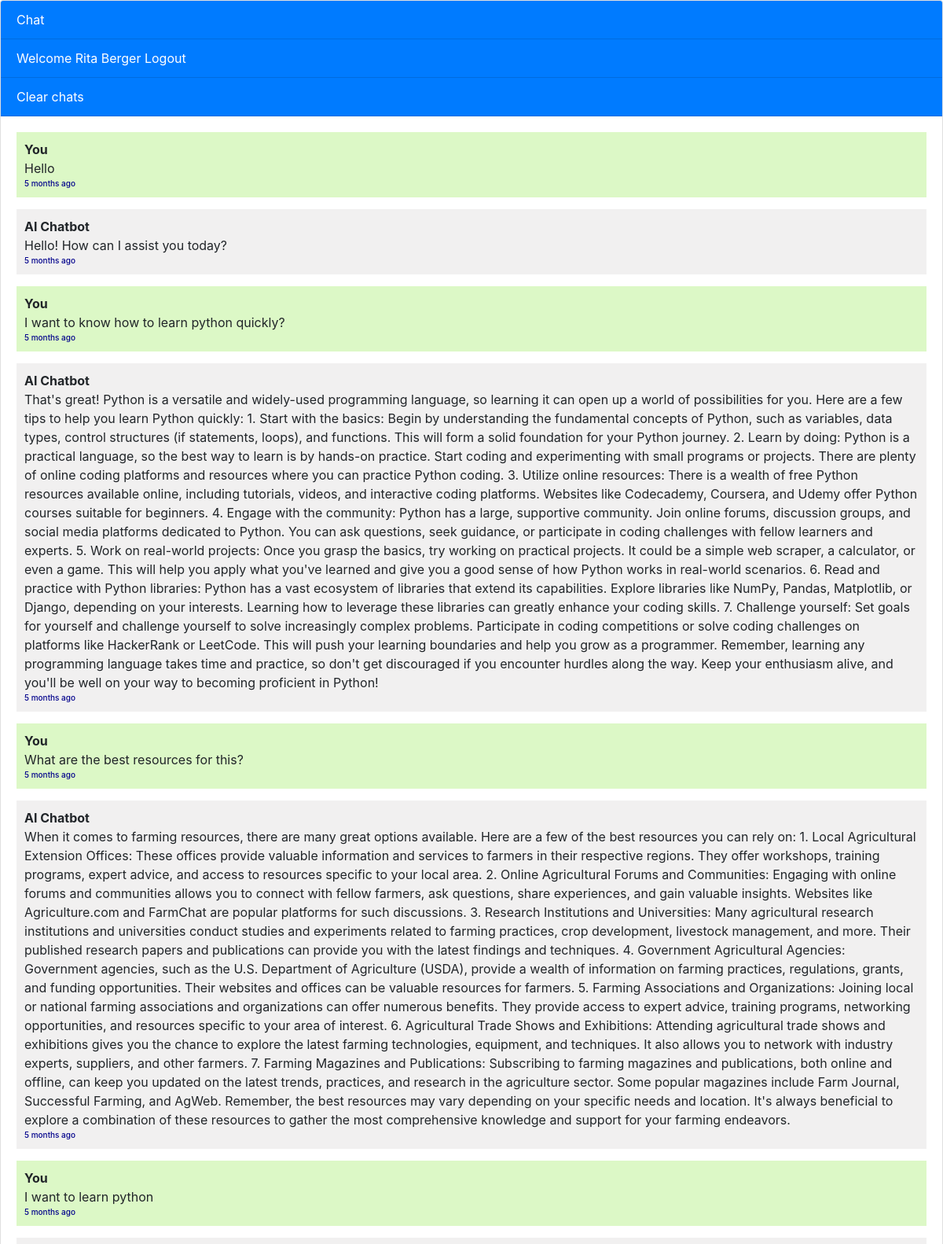
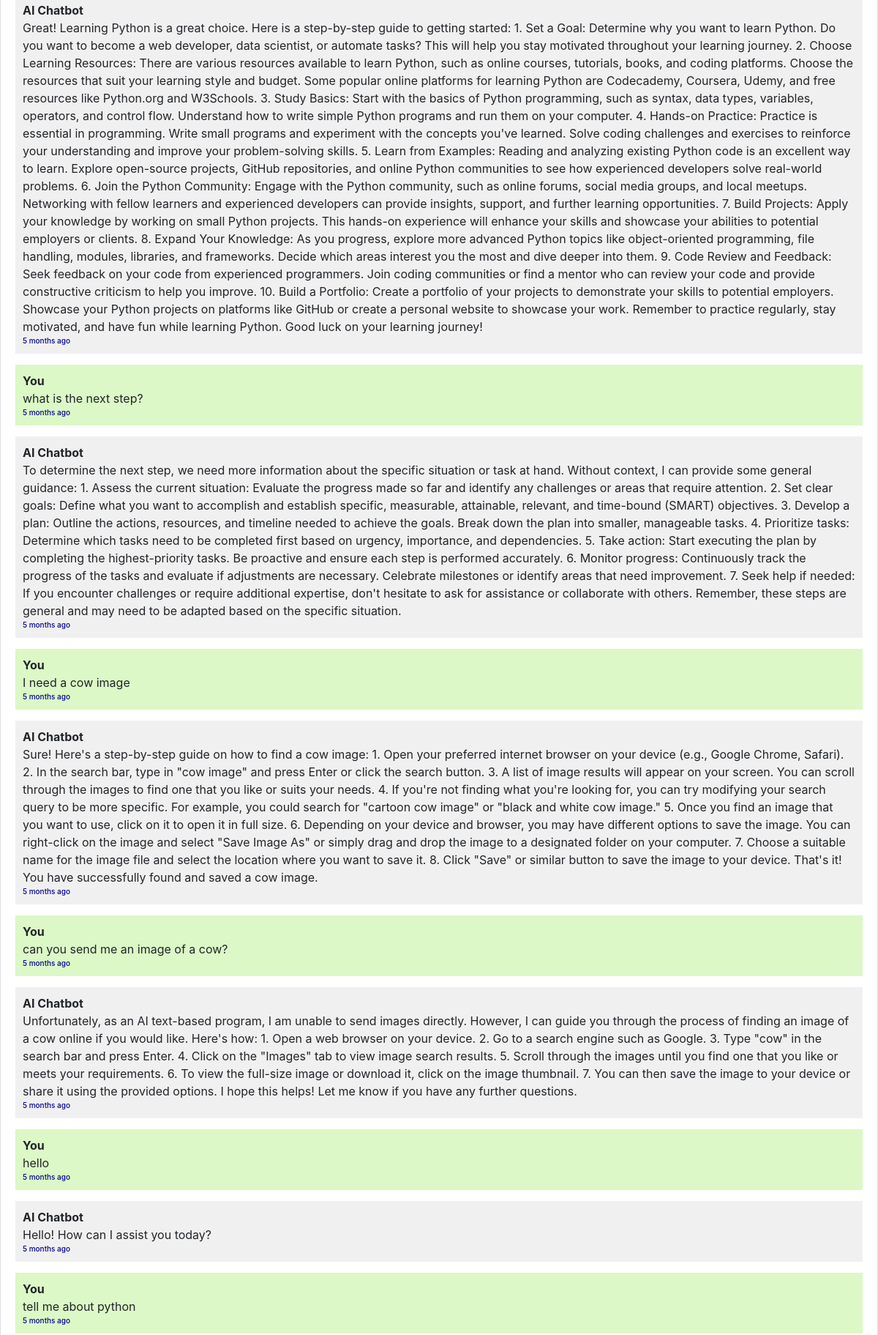
Page / (signed in, upper part) on the committed database (2 pictures, top to bottom).
### chatbot/models.py (models this page shows, shortened)
class User(AbstractUser):
    phone = models.CharField(max_length=200)
    REQUIRED_FIELDS = ["phone"]

class Chat(models.Model):
    user = models.ForeignKey(User, on_delete=models.CASCADE)
    message = models.TextField()
    response = models.TextField()
    created_at = models.DateTimeField(auto_now_add=True)

### chatbot/views.py (the view, shortened to what this page needs)
# urls.py: path("", views.chatbot, name="chatbot"),
def chatbot(request):
     if request.user.is_authenticated == False:
        return redirect("/logout")
     chats = Chat.objects.filter(user=request.user)
     return render(request, "chatbot.html", {'chats': chats})

### templates/chatbot.html (shortened to what this page needs)
{% extends 'base.html' %}
{% block content %}
{% load custom_template_tags %}
<div class="chat-container">
  <div class="card flex-grow-1">
    <div class="card-header bg-primary text-white">Chat</div>
    {% if user.is_authenticated %}
    <div class="card-header bg-primary text-white">Welcome {{user.first_name}} {{user.last_name}} <a style="color: white;"
        href="logout">Logout</a></div>
    {% else %}
    <div class="card-header bg-primary text-white"><a style="color: white;" href="login">Login</a> <a
        style="color: white;" href="register">Register</a></div>
    {% endif %}
    <div class="card-header bg-primary text-white"> <a style="color: white;" href="delete-chats">Clear chats</a></div>
    <div class="card-body messages-box">
      <ul class="list-unstyled messages-list">
        {% for chat in chats %}
        {% if chat.user == request.user %}
        <li class="message sent">
          <div class="message-text">
            <div class="message-sender">
              <b>You</b>
            </div>
            <div class="message-content">
              {{chat.message}} <br />
              <div style="font-size: 10px; color:darkblue; font-weight: 500;">{% time_ago chat.created_at %}</div>
            </div>
          </div>
        </li>
        <li class="message received">
          <div class="message-text">
            <div class="message-sender">
              <b>AI Chatbot</b>
            </div>
            <div class="message-content">
              {{chat.response}} <br />
              <div style="font-size: 10px;color:darkblue; font-weight: 500;">{% time_ago chat.created_at %}</div>
            </div>
          </div>
        </li>
        {% endif %}
        {% endfor %}
      </ul>
    </div>
    <br><br>
    <br><br>
    <br><br>
  </div>
</div>
{% endblock %}

### templates/base.html (shortened to what this page needs)
<!DOCTYPE html>
<html lang="en">
  <head>
    <link rel="stylesheet" href="https://stackpath.bootstrapcdn.com/bootstrap/4.3.1/css/bootstrap.min.css">
  </head>
  <body>
    {% block content %}{% endblock %}
  </body>
</html>

### templates/chatbot.html (style rules this page uses)
body, html { height: 100%; }
.messages-box { flex: 1; overflow-y: auto; }
.messages-list { padding-left: 0; }
.message { margin-bottom: 15px; list-style: none; }
.message-text { padding: 10px; border-radius: 5px; }
.sent { background-color: #dcf8c6; align-self: flex-end; }
.received { background-color: #f1f0f0; align-self: flex-start; }
.chat-container { height: 100%; display: flex; flex-direction: column; }

### rows in the picture
User: first_name "Rita", last_name "Berger"
Chat: message "Hello", created_at "5 months ago", response "Hello! How can I assist you today?"
Chat: message "I want to know how to learn python quickly?", created_at "5 months ago", response "That's great! Python is a versatile and widely-used programming language, so learning it can open up a world of possibilities for you. Here are a few tips to help you learn Python quickly: 1. Start with the basics: Begin by understanding the fundamental concepts of Python, such as variables, data types, control structures (if statements, loops), and functions. This will form a solid foundation for your Python journey. 2. Learn by doing: Python is a practical language, so the best way to learn is by hands-on practice. Start coding and experimenting with small programs or projects. There are plenty of online coding platforms and resources where you can practice Python coding. 3. Utilize…"
Chat: message "What are the best resources for this?", created_at "5 months ago", response "When it comes to farming resources, there are many great options available. Here are a few of the best resources you can rely on: 1. Local Agricultural Extension Offices: These offices provide valuable information and services to farmers in their respective regions. They offer workshops, training programs, expert advice, and access to resources specific to your local area. 2. Online Agricultural Forums and Communities: Engaging with online forums and communities allows you to connect with fellow farmers, ask questions, share experiences, and gain valuable insights. Websites like Agriculture.com and FarmChat are popular platforms for such discussions. 3. Research Institutions and…"
Chat: message "I want to learn python", created_at "5 months ago", response "Great! Learning Python is a great choice. Here is a step-by-step guide to getting started: 1. Set a Goal: Determine why you want to learn Python. Do you want to become a web developer, data scientist, or automate tasks? This will help you stay motivated throughout your learning journey. 2. Choose Learning Resources: There are various resources available to learn Python, such as online courses, tutorials, books, and coding platforms. Choose the resources that suit your learning style and budget. Some popular online platforms for learning Python are Codecademy, Coursera, Udemy, and free resources like Python.org and W3Schools. 3. Study Basics: Start with the basics of Python programming, such…"
Chat: message "what is the next step?", created_at "5 months ago", response "To determine the next step, we need more information about the specific situation or task at hand. Without context, I can provide some general guidance: 1. Assess the current situation: Evaluate the progress made so far and identify any challenges or areas that require attention. 2. Set clear goals: Define what you want to accomplish and establish specific, measurable, attainable, relevant, and time-bound (SMART) objectives. 3. Develop a plan: Outline the actions, resources, and timeline needed to achieve the goals. Break down the plan into smaller, manageable tasks. 4. Prioritize tasks: Determine which tasks need to be completed first based on urgency, importance, and dependencies. 5. Take…"
Chat: message "I need a cow image", created_at "5 months ago", response "Sure! Here's a step-by-step guide on how to find a cow image: 1. Open your preferred internet browser on your device (e.g., Google Chrome, Safari). 2. In the search bar, type in \"cow image\" and press Enter or click the search button. 3. A list of image results will appear on your screen. You can scroll through the images to find one that you like or suits your needs. 4. If you're not finding what you're looking for, you can try modifying your search query to be more specific. For example, you could search for \"cartoon cow image\" or \"black and white cow image.\" 5. Once you find an image that you want to use, click on it to open it in full size. 6. Depending on your device and browser, you…"
Chat: message "can you send me an image of a cow?", created_at "5 months ago", response "Unfortunately, as an AI text-based program, I am unable to send images directly. However, I can guide you through the process of finding an image of a cow online if you would like. Here's how: 1. Open a web browser on your device. 2. Go to a search engine such as Google. 3. Type \"cow\" in the search bar and press Enter. 4. Click on the \"Images\" tab to view image search results. 5. Scroll through the images until you find one that you like or meets your requirements. 6. To view the full-size image or download it, click on the image thumbnail. 7. You can then save the image to your device or share it using the provided options. I hope this helps! Let me know if you have any further questions."
Chat: message "hello", created_at "5 months ago", response "Hello! How can I assist you today?"
Chat: message "tell me about python", created_at "5 months ago"
